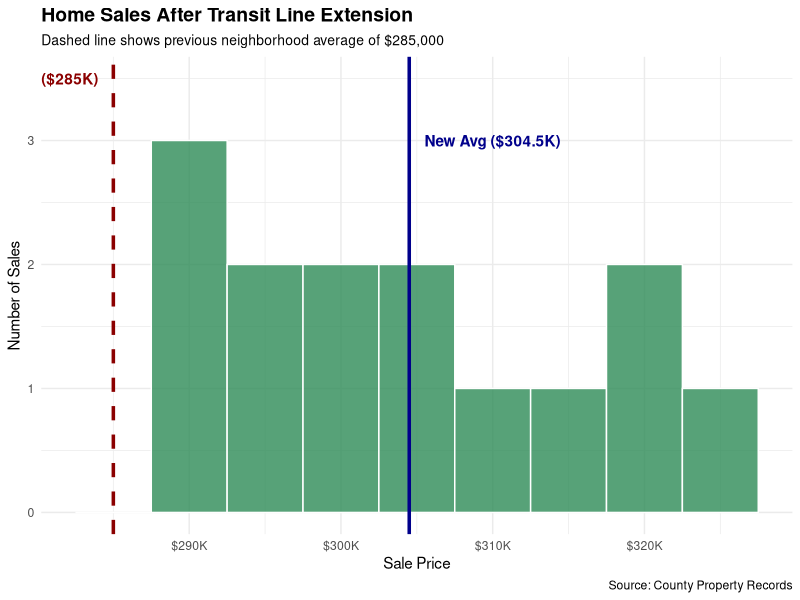

This figure's R source:
## ---- chunk 1
knitr::opts_chunk$set(echo = TRUE, message = FALSE, warning = FALSE)
options(scipen=999)
library(tidyverse)
## ---- chunk 2
# Known information about home values before the transit line
prior_mean <- 285000  # average home value
prior_sd <- 32000     # standard deviation

# Home sale prices after the transit line opened (14 homes)
new_prices <- c(297000, 305000, 292000, 318000, 290000, 311000, 299000, 
                325000, 302000, 288000, 307000, 315000, 320000, 294000)

# Create a journalist-friendly dataset
home_data <- tibble(
  sale_id = 1:14,
  sale_price = new_prices
)

# My question: Why does a "1:" have to go before the "14?"

# View the data
home_data
## ---- chunk 3
new_stats <- home_data |> 
  summarise(
    mean = mean(sale_price),
    sd = sd(sale_price),
    n = n()
  )

new_stats
## ---- chunk 4
304500-285000
## ---- chunk 5
# Function to format currency values
dollar_format <- function(x) {
  paste0("$", format(x/1000, big.mark=","), "K")
}

ggplot(home_data, aes(x = sale_price)) +
  geom_histogram(binwidth = 5000, fill = "seagreen", color = "white", alpha = 0.8) +
  geom_vline(xintercept = prior_mean, color = "darkred", size = 1.2, linetype = "dashed") +
  geom_vline(xintercept = new_stats$mean, color = "darkblue", size = 1.2) +
  annotate("text", x = prior_mean - 1000, y = 3.5,
           label = "Previous Avg ($285K)", hjust = 1, fontface = "bold", color = "darkred") +
  annotate("text", x = new_stats$mean + 1000, y = 3,
           label = paste0("New Avg (", dollar_format(new_stats$mean), ")"), 
           hjust = 0, fontface = "bold", color = "darkblue") +
  scale_x_continuous(labels = dollar_format) +
  labs(
    title = "Home Sales After Transit Line Extension",
    subtitle = "Dashed line shows previous neighborhood average of $285,000",
    x = "Sale Price",
    y = "Number of Sales",
    caption = "Source: County Property Records"
  ) +
  theme_minimal() +
  theme(
    plot.title = element_text(face = "bold", size = 14),
    plot.subtitle = element_text(size = 10)
  )
## ---- chunk 6
# Set the significance level
alpha <- 0.05

# Perform a one-sample t-test
# Since we want to know if home values INCREASED, we use alternative = "greater"
t_test_result <- t.test(
  home_data$sale_price,
  mu = 285000,
  alternative = "greater"
)

t_test_result
## ---- chunk 7
# Extract the p-value
p_value <- t_test_result$p.value

# Calculate the 95% confidence interval (two-sided for the full range)
ci <- t.test(home_data$sale_price)$conf.int

# Key statistics for your story
story_stats <- tibble(
  `Previous average` = dollar_format(prior_mean),
  `New average` = dollar_format(mean(new_prices)),
  `Increase` = dollar_format(mean(new_prices) - prior_mean),
  `Percent change` = paste0(round(((mean(new_prices) - prior_mean) / prior_mean) * 100, 1), "%"),
  `p-value` = p_value,
  `95% CI lower` = dollar_format(ci[1]),
  `95% CI upper` = dollar_format(ci[2]),
  `Significant?` = if_else(p_value < alpha, "Yes", "No")
)

story_stats
## ---- chunk 8
effect_size <- (mean(new_prices) - prior_mean) / prior_sd

effect_size_label <- case_when(
  abs(effect_size) < 0.2 ~ "Negligible",
  abs(effect_size) < 0.5 ~ "Small",
  abs(effect_size) < 0.8 ~ "Medium",
  TRUE ~ "Large"
)

tibble(
  `Cohen's d` = round(effect_size, 3),
  `Interpretation` = effect_size_label,
  `Dollar increase` = dollar_format(mean(new_prices) - prior_mean),
  `Percent increase` = paste0(round(((mean(new_prices) - prior_mean) / prior_mean) * 100, 1), "%")
)
